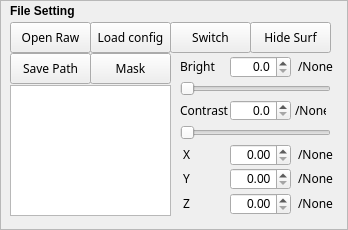
         <widget class="Mpicker_FrameSetting" name="frame_Setting">
          <property name="sizePolicy">
           <sizepolicy hsizetype="Minimum" vsizetype="Preferred">
            <horstretch>0</horstretch>
            <verstretch>0</verstretch>
           </sizepolicy>
          </property>
          <property name="minimumSize">
           <size>
            <width>0</width>
            <height>230</height>
           </size>
          </property>
          <property name="maximumSize">
           <size>
            <width>16777215</width>
            <height>250</height>
           </size>
          </property>
          <property name="font">
           <font>
            <pointsize>9</pointsize>
           </font>
          </property>
          <property name="frameShape">
           <enum>QFrame::StyledPanel</enum>
          </property>
          <property name="frameShadow">
           <enum>QFrame::Plain</enum>
          </property>
          <property name="lineWidth">
           <number>2</number>
          </property>
          <widget class="QLabel" name="label_FindSurface_2">
           <property name="geometry">
            <rect>
             <x>10</x>
             <y>0</y>
             <width>271</width>
             <height>21</height>
            </rect>
           </property>
           <property name="sizePolicy">
            <sizepolicy hsizetype="Fixed" vsizetype="Fixed">
             <horstretch>0</horstretch>
             <verstretch>0</verstretch>
            </sizepolicy>
           </property>
           <property name="font">
            <font>
             <pointsize>9</pointsize>
             <weight>75</weight>
             <bold>true</bold>
            </font>
           </property>
           <property name="text">
            <string>File Setting</string>
           </property>
          </widget>
          <widget class="QLabel" name="label_Contrast">
           <property name="geometry">
            <rect>
             <x>180</x>
             <y>100</y>
             <width>51</width>
             <height>21</height>
            </rect>
           </property>
           <property name="font">
            <font>
             <family>Agency FB</family>
             <pointsize>9</pointsize>
             <weight>50</weight>
             <bold>false</bold>
            </font>
           </property>
           <property name="text">
            <string>Contrast</string>
           </property>
          </widget>
          <widget class="QLabel" name="label_contrastlimit">
           <property name="geometry">
            <rect>
             <x>295</x>
             <y>100</y>
             <width>31</width>
             <height>21</height>
            </rect>
           </property>
           <property name="font">
            <font>
             <family>Agency FB</family>
             <pointsize>9</pointsize>
             <weight>50</weight>
             <bold>false</bold>
            </font>
           </property>
           <property name="text">
            <string>/None</string>
           </property>
          </widget>
          <widget class="QSlider" name="horizontalSlider_Contrast">
           <property name="geometry">
            <rect>
             <x>180</x>
             <y>125</y>
             <width>151</width>
             <height>16</height>
            </rect>
           </property>
           <property name="font">
            <font>
             <family>Agency FB</family>
             <pointsize>9</pointsize>
             <weight>50</weight>
             <bold>false</bold>
            </font>
           </property>
           <property name="singleStep">
            <number>0</number>
           </property>
           <property name="orientation">
            <enum>Qt::Horizontal</enum>
           </property>
          </widget>
          <widget class="QDoubleSpinBox" name="doubleSpinBox_Z">
           <property name="geometry">
            <rect>
             <x>230</x>
             <y>193</y>
             <width>61</width>
             <height>22</height>
            </rect>
           </property>
           <property name="font">
            <font>
             <pointsize>9</pointsize>
             <weight>50</weight>
             <bold>false</bold>
            </font>
           </property>
           <property name="alignment">
            <set>Qt::AlignRight|Qt::AlignTrailing|Qt::AlignVCenter</set>
           </property>
           <property name="maximum">
            <double>10000.989999999999782</double>
           </property>
          </widget>
          <widget class="QLabel" name="Z">
           <property name="geometry">
            <rect>
             <x>183</x>
             <y>193</y>
             <width>16</width>
             <height>21</height>
            </rect>
           </property>
           <property name="font">
            <font>
             <family>Agency FB</family>
             <pointsize>9</pointsize>
             <weight>50</weight>
             <bold>false</bold>
            </font>
           </property>
           <property name="text">
            <string>Z</string>
           </property>
          </widget>
          <widget class="QLabel" name="X">
           <property name="geometry">
            <rect>
             <x>183</x>
             <y>144</y>
             <width>16</width>
             <height>21</height>
            </rect>
           </property>
           <property name="font">
            <font>
             <family>Agency FB</family>
             <pointsize>9</pointsize>
             <weight>50</weight>
             <bold>false</bold>
            </font>
           </property>
           <property name="text">
            <string>X</string>
           </property>
          </widget>
          <widget class="QDoubleSpinBox" name="doubleSpinBox_X">
           <property name="geometry">
            <rect>
             <x>230</x>
             <y>144</y>
             <width>61</width>
             <height>22</height>
            </rect>
           </property>
           <property name="font">
            <font>
             <pointsize>9</pointsize>
             <weight>50</weight>
             <bold>false</bold>
            </font>
           </property>
           <property name="alignment">
            <set>Qt::AlignRight|Qt::AlignTrailing|Qt::AlignVCenter</set>
           </property>
           <property name="maximum">
            <double>10000.989999999999782</double>
           </property>
          </widget>
          <widget class="QDoubleSpinBox" name="doubleSpinBox_Y">
           <property name="geometry">
            <rect>
             <x>230</x>
             <y>168</y>
             <width>61</width>
             <height>22</height>
            </rect>
           </property>
           <property name="font">
            <font>
             <pointsize>9</pointsize>
             <weight>50</weight>
             <bold>false</bold>
            </font>
           </property>
           <property name="alignment">
            <set>Qt::AlignRight|Qt::AlignTrailing|Qt::AlignVCenter</set>
           </property>
           <property name="maximum">
            <double>10000.989999999999782</double>
           </property>
          </widget>
          <widget class="QLabel" name="y_pos_label">
           <property name="geometry">
            <rect>
             <x>298</x>
             <y>168</y>
             <width>41</width>
             <height>21</height>
            </rect>
           </property>
           <property name="font">
            <font>
             <family>Agency FB</family>
             <pointsize>9</pointsize>
             <weight>50</weight>
             <bold>false</bold>
            </font>
           </property>
           <property name="text">
            <string>/None</string>
           </property>
          </widget>
          <widget class="QLabel" name="z_pos_label">
           <property name="geometry">
            <rect>
             <x>298</x>
             <y>193</y>
             <width>41</width>
             <height>21</height>
            </rect>
           </property>
           <property name="font">
            <font>
             <family>Agency FB</family>
             <pointsize>9</pointsize>
             <weight>50</weight>
             <bold>false</bold>
            </font>
           </property>
           <property name="text">
            <string>/None</string>
           </property>
          </widget>
          <widget class="QLabel" name="Y">
           <property name="geometry">
            <rect>
             <x>183</x>
             <y>168</y>
             <width>21</width>
             <height>21</height>
            </rect>
           </property>
           <property name="font">
            <font>
             <family>Agency FB</family>
             <pointsize>9</pointsize>
             <weight>50</weight>
             <bold>false</bold>
            </font>
           </property>
           <property name="text">
            <string>Y</string>
           </property>
          </widget>
          <widget class="QLabel" name="x_pos_label">
           <property name="geometry">
            <rect>
             <x>298</x>
             <y>144</y>
             <width>41</width>
             <height>21</height>
            </rect>
           </property>
           <property name="font">
            <font>
             <family>Agency FB</family>
             <pointsize>9</pointsize>
             <weight>50</weight>
             <bold>false</bold>
            </font>
           </property>
           <property name="text">
            <string>/None</string>
           </property>
          </widget>
          <widget class="QPushButton" name="Button_Selectsavepath">
           <property name="geometry">
            <rect>
             <x>10</x>
             <y>53</y>
             <width>81</width>
             <height>31</height>
            </rect>
           </property>
           <property name="sizePolicy">
            <sizepolicy hsizetype="Preferred" vsizetype="Preferred">
             <horstretch>0</horstretch>
             <verstretch>0</verstretch>
            </sizepolicy>
           </property>
           <property name="minimumSize">
            <size>
             <width>81</width>
             <height>31</height>
            </size>
           </property>
           <property name="font">
            <font>
             <family>Agency FB</family>
             <pointsize>9</pointsize>
            </font>
           </property>
           <property name="toolTip">
            <string>path to save result dir and config file</string>
           </property>
           <property name="text">
            <string>Save Path</string>
           </property>
          </widget>
          <widget class="QTextEdit" name="Text_SavePath">
           <property name="geometry">
            <rect>
             <x>10</x>
             <y>85</y>
             <width>161</width>
             <height>131</height>
            </rect>
           </property>
           <property name="font">
            <font>
             <family>Agency FB</family>
             <pointsize>9</pointsize>
            </font>
           </property>
           <property name="frameShape">
            <enum>QFrame::StyledPanel</enum>
           </property>
           <property name="frameShadow">
            <enum>QFrame::Plain</enum>
           </property>
           <property name="readOnly">
            <bool>true</bool>
           </property>
           <property name="html">
            <string>&lt;!DOCTYPE HTML PUBLIC &quot;-//W3C//DTD HTML 4.0//EN&quot; &quot;http://www.w3.org/TR/REC-html40/strict.dtd&quot;&gt;
&lt;html&gt;&lt;head&gt;&lt;meta name=&quot;qrichtext&quot; content=&quot;1&quot; /&gt;&lt;style type=&quot;text/css&quot;&gt;
p, li { white-space: pre-wrap; }
&lt;/style&gt;&lt;/head&gt;&lt;body style=&quot; font-family:'Agency FB'; font-size:9pt; font-weight:400; font-style:normal;&quot;&gt;
&lt;p style=&quot;-qt-paragraph-type:empty; margin-top:0px; margin-bottom:0px; margin-left:0px; margin-right:0px; -qt-block-indent:0; text-indent:0px;&quot;&gt;&lt;br /&gt;&lt;/p&gt;&lt;/body&gt;&lt;/html&gt;</string>
           </property>
          </widget>
          <widget class="QPushButton" name="Button_Openmask">
           <property name="geometry">
            <rect>
             <x>90</x>
             <y>53</y>
             <width>81</width>
             <height>31</height>
            </rect>
           </property>
           <property name="sizePolicy">
            <sizepolicy hsizetype="Preferred" vsizetype="Preferred">
             <horstretch>0</horstretch>
             <verstretch>0</verstretch>
            </sizepolicy>
           </property>
           <property name="minimumSize">
            <size>
             <width>81</width>
             <height>31</height>
            </size>
           </property>
           <property name="font">
            <font>
             <family>Agency FB</family>
             <pointsize>9</pointsize>
            </font>
           </property>
           <property name="toolTip">
            <string>open a mask or generate it by neural network</string>
           </property>
           <property name="text">
            <string>Mask</string>
           </property>
          </widget>
          <widget class="QSlider" name="horizontalSlider_Bright">
           <property name="geometry">
            <rect>
             <x>180</x>
             <y>81</y>
             <width>151</width>
             <height>16</height>
            </rect>
           </property>
           <property name="font">
            <font>
             <family>Agency FB</family>
             <pointsize>9</pointsize>
            </font>
           </property>
           <property name="orientation">
            <enum>Qt::Horizontal</enum>
           </property>
          </widget>
          <widget class="QLabel" name="label_Bright">
           <property name="geometry">
            <rect>
             <x>180</x>
             <y>56</y>
             <width>51</width>
             <height>21</height>
            </rect>
           </property>
           <property name="font">
            <font>
             <family>Agency FB</family>
             <pointsize>9</pointsize>
             <weight>50</weight>
             <bold>false</bold>
            </font>
           </property>
           <property name="text">
            <string>Bright</string>
           </property>
          </widget>
          <widget class="QLabel" name="label_brightlimit">
           <property name="geometry">
            <rect>
             <x>298</x>
             <y>56</y>
             <width>41</width>
             <height>21</height>
            </rect>
           </property>
           <property name="font">
            <font>
             <family>Agency FB</family>
             <pointsize>9</pointsize>
             <weight>50</weight>
             <bold>false</bold>
            </font>
           </property>
           <property name="text">
            <string>/None</string>
           </property>
          </widget>
          <widget class="QDoubleSpinBox" name="doubleSpinBox_Bright">
           <property name="geometry">
            <rect>
             <x>230</x>
             <y>56</y>
             <width>61</width>
             <height>22</height>
            </rect>
           </property>
           <property name="alignment">
            <set>Qt::AlignRight|Qt::AlignTrailing|Qt::AlignVCenter</set>
           </property>
           <property name="decimals">
            <number>1</number>
           </property>
           <property name="maximum">
            <double>255.000000000000000</double>
           </property>
           <property name="singleStep">
            <double>0.500000000000000</double>
           </property>
          </widget>
          <widget class="QDoubleSpinBox" name="doubleSpinBox_Contrast">
           <property name="geometry">
            <rect>
             <x>230</x>
             <y>100</y>
             <width>61</width>
             <height>21</height>
            </rect>
           </property>
           <property name="alignment">
            <set>Qt::AlignRight|Qt::AlignTrailing|Qt::AlignVCenter</set>
           </property>
           <property name="decimals">
            <number>1</number>
           </property>
           <property name="maximum">
            <double>255.000000000000000</double>
           </property>
           <property name="singleStep">
            <double>0.500000000000000</double>
           </property>
          </widget>
          <widget class="QPushButton" name="Button_OpenSession">
           <property name="enabled">
            <bool>true</bool>
           </property>
           <property name="geometry">
            <rect>
             <x>90</x>
             <y>22</y>
             <width>81</width>
             <height>31</height>
            </rect>
           </property>
           <property name="sizePolicy">
            <sizepolicy hsizetype="Preferred" vsizetype="Preferred">
             <horstretch>0</horstretch>
             <verstretch>0</verstretch>
            </sizepolicy>
           </property>
           <property name="minimumSize">
            <size>
             <width>81</width>
             <height>31</height>
            </size>
           </property>
           <property name="font">
            <font>
             <family>Agency FB</family>
             <pointsize>9</pointsize>
             <weight>50</weight>
             <bold>false</bold>
            </font>
           </property>
           <property name="text">
            <string>Load config</string>
           </property>
          </widget>
          <widget class="QPushButton" name="Button_Openraw">
           <property name="geometry">
            <rect>
             <x>10</x>
             <y>22</y>
             <width>81</width>
             <height>31</height>
            </rect>
           </property>
           <property name="sizePolicy">
            <sizepolicy hsizetype="Preferred" vsizetype="Preferred">
             <horstretch>0</horstretch>
             <verstretch>0</verstretch>
            </sizepolicy>
           </property>
           <property name="minimumSize">
            <size>
             <width>81</width>
             <height>31</height>
            </size>
           </property>
           <property name="font">
            <font>
             <family>Agency FB</family>
             <pointsize>9</pointsize>
            </font>
           </property>
           <property name="text">
            <string>Open Raw</string>
           </property>
          </widget>
          <widget class="QPushButton" name="Button_Switchshow">
           <property name="geometry">
            <rect>
             <x>170</x>
             <y>22</y>
             <width>81</width>
             <height>31</height>
            </rect>
           </property>
           <property name="sizePolicy">
            <sizepolicy hsizetype="Preferred" vsizetype="Preferred">
             <horstretch>0</horstretch>
             <verstretch>0</verstretch>
            </sizepolicy>
           </property>
           <property name="minimumSize">
            <size>
             <width>81</width>
             <height>31</height>
            </size>
           </property>
           <property name="font">
            <font>
             <family>Agency FB</family>
             <pointsize>9</pointsize>
            </font>
           </property>
           <property name="contextMenuPolicy">
            <enum>Qt::CustomContextMenu</enum>
           </property>
           <property name="toolTip">
            <string>switch between raw mask and boundary</string>
           </property>
           <property name="text">
            <string>Switch</string>
           </property>
          </widget>
          <widget class="QPushButton" name="Button_Hidesurf">
           <property name="geometry">
            <rect>
             <x>250</x>
             <y>22</y>
             <width>81</width>
             <height>31</height>
            </rect>
           </property>
           <property name="sizePolicy">
            <sizepolicy hsizetype="Preferred" vsizetype="Preferred">
             <horstretch>0</horstretch>
             <verstretch>0</verstretch>
            </sizepolicy>
           </property>
           <property name="minimumSize">
            <size>
             <width>81</width>
             <height>31</height>
            </size>
           </property>
           <property name="font">
            <font>
             <family>Agency FB</family>
             <pointsize>9</pointsize>
            </font>
           </property>
           <property name="text">
            <string>Hide Surf</string>
           </property>
          </widget>
         </widget>
